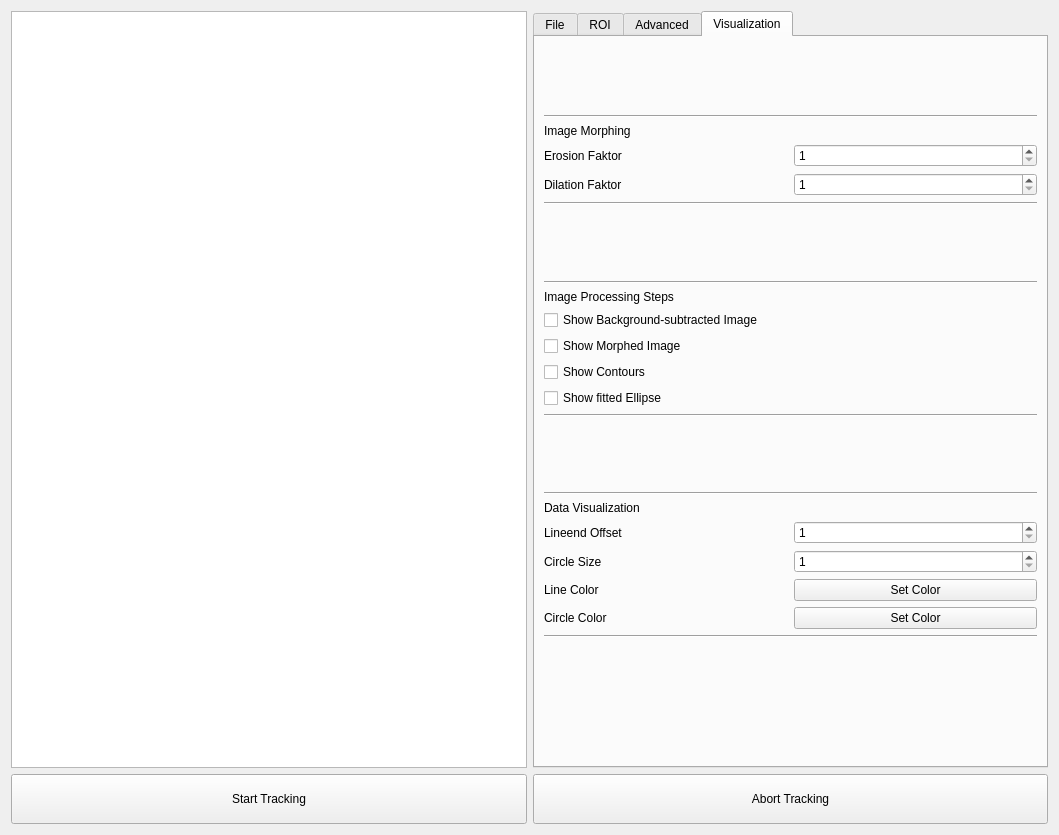
<?xml version="1.0" encoding="UTF-8"?>
<ui version="4.0">
 <class>tracker_main_widget</class>
 <widget class="QWidget" name="tracker_main_widget">
  <property name="geometry">
   <rect>
    <x>0</x>
    <y>0</y>
    <width>1059</width>
    <height>835</height>
   </rect>
  </property>
  <property name="minimumSize">
   <size>
    <width>900</width>
    <height>770</height>
   </size>
  </property>
  <property name="windowTitle">
   <string>[TF]² 1.0</string>
  </property>
  <layout class="QVBoxLayout" name="vertLO_main">
   <item>
    <layout class="QHBoxLayout" name="hoLO_video_plus_options">
     <item>
      <widget class="QGraphicsView" name="graphic_output_viewer"/>
     </item>
     <item>
      <widget class="QTabWidget" name="tab_widget_options">
       <property name="currentIndex">
        <number>3</number>
       </property>
       <widget class="QWidget" name="tab_file">
        <property name="whatsThis">
         <string/>
        </property>
        <attribute name="title">
         <string>File</string>
        </attribute>
        <layout class="QVBoxLayout" name="vertLO_tab_file">
         <item>
          <spacer name="spcr_v_file_top">
           <property name="orientation">
            <enum>Qt::Vertical</enum>
           </property>
           <property name="sizeHint" stdset="0">
            <size>
             <width>20</width>
             <height>40</height>
            </size>
           </property>
          </spacer>
         </item>
         <item>
          <widget class="Line" name="line">
           <property name="orientation">
            <enum>Qt::Horizontal</enum>
           </property>
          </widget>
         </item>
         <item>
          <widget class="QLabel" name="lbl_file_path">
           <property name="text">
            <string>File Path</string>
           </property>
          </widget>
         </item>
         <item>
          <widget class="QLineEdit" name="lnEdit_file_path"/>
         </item>
         <item>
          <widget class="QPushButton" name="btn_browse_file">
           <property name="text">
            <string>Browse File</string>
           </property>
          </widget>
         </item>
         <item>
          <widget class="Line" name="line_2">
           <property name="orientation">
            <enum>Qt::Horizontal</enum>
           </property>
          </widget>
         </item>
         <item>
          <spacer name="spcr_v_file_bot">
           <property name="orientation">
            <enum>Qt::Vertical</enum>
           </property>
           <property name="sizeHint" stdset="0">
            <size>
             <width>20</width>
             <height>40</height>
            </size>
           </property>
          </spacer>
         </item>
        </layout>
       </widget>
       <widget class="QWidget" name="tab_roi">
        <attribute name="title">
         <string>ROI</string>
        </attribute>
        <layout class="QVBoxLayout" name="vertLO_tab_roi">
         <item>
          <spacer name="spcr_v_roi_top">
           <property name="orientation">
            <enum>Qt::Vertical</enum>
           </property>
           <property name="sizeHint" stdset="0">
            <size>
             <width>20</width>
             <height>40</height>
            </size>
           </property>
          </spacer>
         </item>
         <item>
          <widget class="Line" name="line_3">
           <property name="orientation">
            <enum>Qt::Horizontal</enum>
           </property>
          </widget>
         </item>
         <item>
          <widget class="QLabel" name="lbl_roi">
           <property name="toolTip">
            <string>&lt;html&gt;&lt;head/&gt;&lt;body&gt;&lt;p&gt;Define the Area in which the Fish shall be detected. Point (0,0) is the upper left corner.&lt;/p&gt;&lt;/body&gt;&lt;/html&gt;</string>
           </property>
           <property name="text">
            <string>Region of interest</string>
           </property>
          </widget>
         </item>
         <item>
          <widget class="QGraphicsView" name="grView_roi">
           <property name="minimumSize">
            <size>
             <width>0</width>
             <height>350</height>
            </size>
           </property>
          </widget>
         </item>
         <item>
          <layout class="QGridLayout" name="gridLO_set_roi">
           <item row="0" column="1">
            <widget class="QSpinBox" name="spinBox_x_start">
             <property name="maximum">
              <number>9999</number>
             </property>
            </widget>
           </item>
           <item row="1" column="2">
            <widget class="QLabel" name="lbl_roi_y_end">
             <property name="text">
              <string>Y End</string>
             </property>
            </widget>
           </item>
           <item row="1" column="3">
            <widget class="QSpinBox" name="spinBox_y_end">
             <property name="maximum">
              <number>9999</number>
             </property>
            </widget>
           </item>
           <item row="1" column="1">
            <widget class="QSpinBox" name="spinBox_y_start">
             <property name="maximum">
              <number>9999</number>
             </property>
            </widget>
           </item>
           <item row="0" column="2">
            <widget class="QLabel" name="lbl_roi_x_end">
             <property name="text">
              <string>X End</string>
             </property>
            </widget>
           </item>
           <item row="0" column="0">
            <widget class="QLabel" name="lbl_roi_x_start">
             <property name="text">
              <string>X Start</string>
             </property>
            </widget>
           </item>
           <item row="1" column="0">
            <widget class="QLabel" name="lbl_roi_y_start">
             <property name="text">
              <string>Y Start</string>
             </property>
            </widget>
           </item>
           <item row="0" column="3">
            <widget class="QSpinBox" name="spinBox_x_end">
             <property name="maximum">
              <number>9999</number>
             </property>
            </widget>
           </item>
          </layout>
         </item>
         <item>
          <widget class="Line" name="line_4">
           <property name="orientation">
            <enum>Qt::Horizontal</enum>
           </property>
          </widget>
         </item>
         <item>
          <spacer name="spcr_v_roi_bot">
           <property name="orientation">
            <enum>Qt::Vertical</enum>
           </property>
           <property name="sizeHint" stdset="0">
            <size>
             <width>20</width>
             <height>40</height>
            </size>
           </property>
          </spacer>
         </item>
        </layout>
       </widget>
       <widget class="QWidget" name="tab_adv">
        <attribute name="title">
         <string>Advanced</string>
        </attribute>
        <layout class="QVBoxLayout" name="vertLO_tab_adv">
         <item>
          <spacer name="verticalSpacer_5">
           <property name="orientation">
            <enum>Qt::Vertical</enum>
           </property>
           <property name="sizeHint" stdset="0">
            <size>
             <width>20</width>
             <height>40</height>
            </size>
           </property>
          </spacer>
         </item>
         <item>
          <widget class="Line" name="line_10">
           <property name="orientation">
            <enum>Qt::Horizontal</enum>
           </property>
          </widget>
         </item>
         <item>
          <spacer name="verticalSpacer_2">
           <property name="orientation">
            <enum>Qt::Vertical</enum>
           </property>
           <property name="sizeHint" stdset="0">
            <size>
             <width>20</width>
             <height>40</height>
            </size>
           </property>
          </spacer>
         </item>
         <item>
          <layout class="QHBoxLayout" name="hoLO_frame_waittime">
           <item>
            <widget class="QLabel" name="lbl_frame_waittime">
             <property name="text">
              <string>Frame Waittime (ms)</string>
             </property>
            </widget>
           </item>
           <item>
            <widget class="QSpinBox" name="spinBox_frame_waittime">
             <property name="minimum">
              <number>1</number>
             </property>
             <property name="maximum">
              <number>1000</number>
             </property>
            </widget>
           </item>
          </layout>
         </item>
         <item>
          <spacer name="spcr_v_adv_top">
           <property name="orientation">
            <enum>Qt::Vertical</enum>
           </property>
           <property name="sizeHint" stdset="0">
            <size>
             <width>20</width>
             <height>40</height>
            </size>
           </property>
          </spacer>
         </item>
         <item>
          <widget class="Line" name="line_5">
           <property name="orientation">
            <enum>Qt::Horizontal</enum>
           </property>
          </widget>
         </item>
         <item>
          <widget class="QLabel" name="lbl_start_area">
           <property name="text">
            <string>Starting Area</string>
           </property>
          </widget>
         </item>
         <item>
          <widget class="QGraphicsView" name="grView_starting_area">
           <property name="minimumSize">
            <size>
             <width>0</width>
             <height>350</height>
            </size>
           </property>
          </widget>
         </item>
         <item>
          <layout class="QGridLayout" name="gridLO_start_area">
           <item row="0" column="3">
            <widget class="QSpinBox" name="spinBox_x_end_2">
             <property name="maximum">
              <number>9999</number>
             </property>
            </widget>
           </item>
           <item row="0" column="1">
            <widget class="QSpinBox" name="spinBox_x_start_2">
             <property name="maximum">
              <number>9999</number>
             </property>
            </widget>
           </item>
           <item row="0" column="2">
            <widget class="QLabel" name="lbl_start_x_end">
             <property name="text">
              <string>X End</string>
             </property>
            </widget>
           </item>
           <item row="1" column="0">
            <widget class="QLabel" name="lbl_start_y_start">
             <property name="text">
              <string>Y Start</string>
             </property>
            </widget>
           </item>
           <item row="1" column="2">
            <widget class="QLabel" name="lbl_start_y_end">
             <property name="text">
              <string>Y End</string>
             </property>
            </widget>
           </item>
           <item row="1" column="3">
            <widget class="QSpinBox" name="spinBox_y_end_2">
             <property name="maximum">
              <number>9999</number>
             </property>
            </widget>
           </item>
           <item row="1" column="1">
            <widget class="QSpinBox" name="spinBox_y_start_2">
             <property name="maximum">
              <number>9999</number>
             </property>
            </widget>
           </item>
           <item row="0" column="0">
            <widget class="QLabel" name="lbl_start_x_start">
             <property name="text">
              <string>X Start</string>
             </property>
            </widget>
           </item>
          </layout>
         </item>
         <item>
          <widget class="Line" name="line_6">
           <property name="orientation">
            <enum>Qt::Horizontal</enum>
           </property>
          </widget>
         </item>
         <item>
          <spacer name="verticalSpacer_4">
           <property name="orientation">
            <enum>Qt::Vertical</enum>
           </property>
           <property name="sizeHint" stdset="0">
            <size>
             <width>20</width>
             <height>40</height>
            </size>
           </property>
          </spacer>
         </item>
         <item>
          <layout class="QHBoxLayout" name="hoLO_start_ori">
           <item>
            <widget class="QLabel" name="lbl_start_orientation">
             <property name="text">
              <string>Starting Orientation</string>
             </property>
            </widget>
           </item>
           <item>
            <widget class="QSpinBox" name="spinBox_start_orientation"/>
           </item>
          </layout>
         </item>
         <item>
          <spacer name="verticalSpacer">
           <property name="orientation">
            <enum>Qt::Vertical</enum>
           </property>
           <property name="sizeHint" stdset="0">
            <size>
             <width>20</width>
             <height>40</height>
            </size>
           </property>
          </spacer>
         </item>
         <item>
          <widget class="Line" name="line_9">
           <property name="orientation">
            <enum>Qt::Horizontal</enum>
           </property>
          </widget>
         </item>
         <item>
          <spacer name="verticalSpacer_7">
           <property name="orientation">
            <enum>Qt::Vertical</enum>
           </property>
           <property name="sizeHint" stdset="0">
            <size>
             <width>20</width>
             <height>40</height>
            </size>
           </property>
          </spacer>
         </item>
         <item>
          <layout class="QHBoxLayout" name="hoLO_fishsize_th">
           <item>
            <widget class="QLabel" name="lbl_fishsize_threshold">
             <property name="text">
              <string>Fish Detection Size Threshold</string>
             </property>
            </widget>
           </item>
           <item>
            <widget class="QSpinBox" name="spinBox_fish_threshold"/>
           </item>
          </layout>
         </item>
         <item>
          <spacer name="verticalSpacer_3">
           <property name="orientation">
            <enum>Qt::Vertical</enum>
           </property>
           <property name="sizeHint" stdset="0">
            <size>
             <width>20</width>
             <height>40</height>
            </size>
           </property>
          </spacer>
         </item>
        </layout>
       </widget>
       <widget class="QWidget" name="tab_visual">
        <attribute name="title">
         <string>Visualization</string>
        </attribute>
        <layout class="QVBoxLayout" name="vertLO_tab_visual">
         <item>
          <spacer name="verticalSpacer_6">
           <property name="orientation">
            <enum>Qt::Vertical</enum>
           </property>
           <property name="sizeHint" stdset="0">
            <size>
             <width>20</width>
             <height>40</height>
            </size>
           </property>
          </spacer>
         </item>
         <item>
          <widget class="Line" name="line_7">
           <property name="orientation">
            <enum>Qt::Horizontal</enum>
           </property>
          </widget>
         </item>
         <item>
          <widget class="QLabel" name="lbl_img_morphing">
           <property name="text">
            <string>Image Morphing</string>
           </property>
          </widget>
         </item>
         <item>
          <layout class="QGridLayout" name="gridLO_img_morphing" columnstretch="0,0,0">
           <item row="1" column="1">
            <widget class="QLabel" name="lbl_erosion">
             <property name="text">
              <string>Erosion Faktor</string>
             </property>
            </widget>
           </item>
           <item row="4" column="1">
            <widget class="QLabel" name="lbl_dilation">
             <property name="text">
              <string>Dilation Faktor</string>
             </property>
            </widget>
           </item>
           <item row="4" column="2">
            <widget class="QSpinBox" name="spinBox_dilation">
             <property name="minimum">
              <number>1</number>
             </property>
            </widget>
           </item>
           <item row="1" column="2">
            <widget class="QSpinBox" name="spinBox_erosion">
             <property name="minimum">
              <number>1</number>
             </property>
            </widget>
           </item>
          </layout>
         </item>
         <item>
          <widget class="Line" name="line_8">
           <property name="orientation">
            <enum>Qt::Horizontal</enum>
           </property>
          </widget>
         </item>
         <item>
          <spacer name="verticalSpacer_8">
           <property name="orientation">
            <enum>Qt::Vertical</enum>
           </property>
           <property name="sizeHint" stdset="0">
            <size>
             <width>20</width>
             <height>40</height>
            </size>
           </property>
          </spacer>
         </item>
         <item>
          <widget class="Line" name="line_13">
           <property name="orientation">
            <enum>Qt::Horizontal</enum>
           </property>
          </widget>
         </item>
         <item>
          <widget class="QLabel" name="lbl_img_proc_steps">
           <property name="text">
            <string>Image Processing Steps</string>
           </property>
          </widget>
         </item>
         <item>
          <widget class="QCheckBox" name="cbx_show_bgsub_img">
           <property name="text">
            <string>Show Background-subtracted Image</string>
           </property>
          </widget>
         </item>
         <item>
          <widget class="QCheckBox" name="cbx_show_morph_img">
           <property name="text">
            <string>Show Morphed Image</string>
           </property>
          </widget>
         </item>
         <item>
          <widget class="QCheckBox" name="cbx_show_contour">
           <property name="text">
            <string>Show Contours</string>
           </property>
          </widget>
         </item>
         <item>
          <widget class="QCheckBox" name="cbx_show_ellipse">
           <property name="text">
            <string>Show fitted Ellipse</string>
           </property>
          </widget>
         </item>
         <item>
          <widget class="Line" name="line_14">
           <property name="orientation">
            <enum>Qt::Horizontal</enum>
           </property>
          </widget>
         </item>
         <item>
          <spacer name="verticalSpacer_9">
           <property name="orientation">
            <enum>Qt::Vertical</enum>
           </property>
           <property name="sizeHint" stdset="0">
            <size>
             <width>20</width>
             <height>40</height>
            </size>
           </property>
          </spacer>
         </item>
         <item>
          <widget class="Line" name="line_11">
           <property name="orientation">
            <enum>Qt::Horizontal</enum>
           </property>
          </widget>
         </item>
         <item>
          <layout class="QGridLayout" name="gridLO_data_visual">
           <item row="4" column="1">
            <widget class="QPushButton" name="btn_set_circle_color">
             <property name="text">
              <string>Set Color</string>
             </property>
            </widget>
           </item>
           <item row="2" column="1">
            <widget class="QSpinBox" name="spinBox_2">
             <property name="minimum">
              <number>1</number>
             </property>
             <property name="maximum">
              <number>25</number>
             </property>
            </widget>
           </item>
           <item row="4" column="0">
            <widget class="QLabel" name="lbl_circ_color">
             <property name="text">
              <string>Circle Color</string>
             </property>
            </widget>
           </item>
           <item row="2" column="0">
            <widget class="QLabel" name="lbl_circle_size">
             <property name="text">
              <string>Circle Size</string>
             </property>
            </widget>
           </item>
           <item row="1" column="0">
            <widget class="QLabel" name="lbl_line_offset">
             <property name="text">
              <string>Lineend Offset</string>
             </property>
            </widget>
           </item>
           <item row="3" column="1">
            <widget class="QPushButton" name="btn_set_line_color">
             <property name="text">
              <string>Set Color</string>
             </property>
            </widget>
           </item>
           <item row="1" column="1">
            <widget class="QSpinBox" name="spinBox">
             <property name="minimum">
              <number>1</number>
             </property>
             <property name="maximum">
              <number>20</number>
             </property>
            </widget>
           </item>
           <item row="3" column="0">
            <widget class="QLabel" name="lbl_ln_color">
             <property name="text">
              <string>Line Color</string>
             </property>
            </widget>
           </item>
           <item row="0" column="0">
            <widget class="QLabel" name="lbl_data_visualization">
             <property name="text">
              <string>Data Visualization</string>
             </property>
            </widget>
           </item>
          </layout>
         </item>
         <item>
          <widget class="Line" name="line_12">
           <property name="orientation">
            <enum>Qt::Horizontal</enum>
           </property>
          </widget>
         </item>
         <item>
          <spacer name="spcr_v_adv_bot">
           <property name="orientation">
            <enum>Qt::Vertical</enum>
           </property>
           <property name="sizeHint" stdset="0">
            <size>
             <width>20</width>
             <height>119</height>
            </size>
           </property>
          </spacer>
         </item>
        </layout>
       </widget>
      </widget>
     </item>
    </layout>
   </item>
   <item>
    <layout class="QHBoxLayout" name="hoLO_bot_buttons">
     <item>
      <widget class="QPushButton" name="btn_start_tracking">
       <property name="minimumSize">
        <size>
         <width>0</width>
         <height>50</height>
        </size>
       </property>
       <property name="text">
        <string>Start Tracking</string>
       </property>
      </widget>
     </item>
     <item>
      <widget class="QPushButton" name="btn_abort_tracking">
       <property name="minimumSize">
        <size>
         <width>0</width>
         <height>50</height>
        </size>
       </property>
       <property name="text">
        <string>Abort Tracking</string>
       </property>
      </widget>
     </item>
    </layout>
   </item>
  </layout>
 </widget>
 <resources/>
 <connections/>
</ui>
